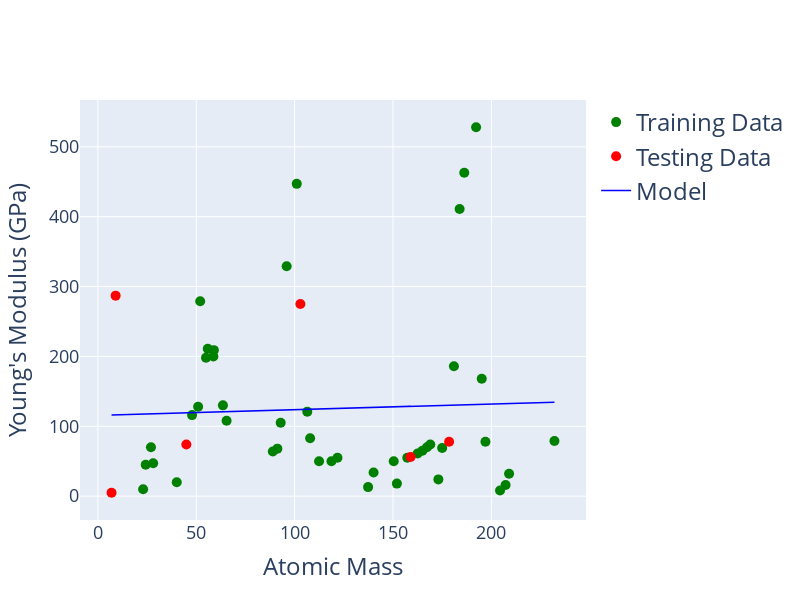

The notebook cell saved with this chart:
### Code cell
predictions = regression(mass_train, mass_test, young_train, young_test) 

plot(mass_train, mass_test, young_train, young_test, "Atomic Mass", "Young's Modulus (GPa)", predictions) 
# A very low R2 score here the score is - ve which signifys that the variables are highly uncorrelated and dont have linear relationship

### Figure 1 — Plotly figure (JSON) as saved in the notebook; plotly's stock layout.template omitted (floating-point values rounded to 4 significant figures)
{"data": [{"marker": {"color": "green", "size": 10}, "mode": "markers", "name": "Training Data", "type": "scatter", "x": [157.2, 183.8, 207.2, 24.3, 232.0, 140.1, 167.3, 175.0, 204.4, 137.3, 55.84, 209.0, 106.4, 54.94, 52.0, 180.9, 168.9, 150.4, 65.41, 28.09, 121.8, 162.5, 164.9, 88.91, 63.55, 152.0, 195.1, 186.2, 47.87, 26.98, 92.91, 112.4, 22.99, 101.1, 107.9, 91.22, 40.08, 173.0, 58.69, 58.93, 197.0, 118.7, 192.2, 50.94, 95.94], "y": [55, 411, 16, 45, 79, 34, 70, 69, 8, 13, 211, 32, 121, 198, 279, 186, 74, 50, 108, 47, 55, 61, 65, 64, 130, 18, 168, 463, 116, 70, 105, 50, 10, 447, 83, 68, 20, 24, 200, 209, 78, 50, 528, 128, 329]}, {"marker": {"color": "red", "size": 10}, "mode": "markers", "name": "Testing Data", "type": "scatter", "x": [102.9, 9.012, 44.96, 178.5, 6.941, 158.9], "y": [275, 287, 74, 78, 4.9, 56]}, {"line": {"color": "blue", "width": 1.5}, "mode": "lines", "name": "Model", "type": "scatter", "x": [157.2, 183.8, 207.2, 24.3, 232.0, 140.1, 167.3, 175.0, 204.4, 137.3, 55.84, 209.0, 106.4, 54.94, 52.0, 180.9, 168.9, 150.4, 65.41, 28.09, 121.8, 162.5, 164.9, 88.91, 63.55, 152.0, 195.1, 186.2, 47.87, 26.98, 92.91, 112.4, 22.99, 101.1, 107.9, 91.22, 40.08, 173.0, 58.69, 58.93, 197.0, 118.7, 192.2, 50.94, 95.94, 102.9, 9.012, 44.96, 178.5, 6.941, 158.9], "y": [128.5, 130.6, 132.5, 117.6, 134.6, 127.0, 129.3, 129.9, 132.3, 126.8, 120.1, 132.7, 124.3, 120.1, 119.8, 130.4, 129.4, 127.9, 120.9, 117.9, 125.5, 128.9, 129.1, 122.9, 120.8, 128.0, 131.6, 130.8, 119.5, 117.8, 123.2, 124.8, 117.4, 123.8, 124.4, 123.0, 118.8, 129.7, 120.4, 120.4, 131.7, 125.3, 131.3, 119.7, 123.4, 124.0, 116.3, 119.2, 130.2, 116.1, 128.6]}], "layout": {"height": 600, "hovermode": "closest", "legend": {"font": {"size": 24}}, "showlegend": true, "width": 800, "xaxis": {"gridwidth": 1, "tickfont": {"size": 18}, "title": {"font": {"size": 24}, "text": "Atomic Mass"}, "zeroline": false}, "yaxis": {"gridwidth": 1, "tickfont": {"size": 18}, "title": {"font": {"size": 24}, "text": "Young's Modulus (GPa)"}, "zeroline": false}}}
